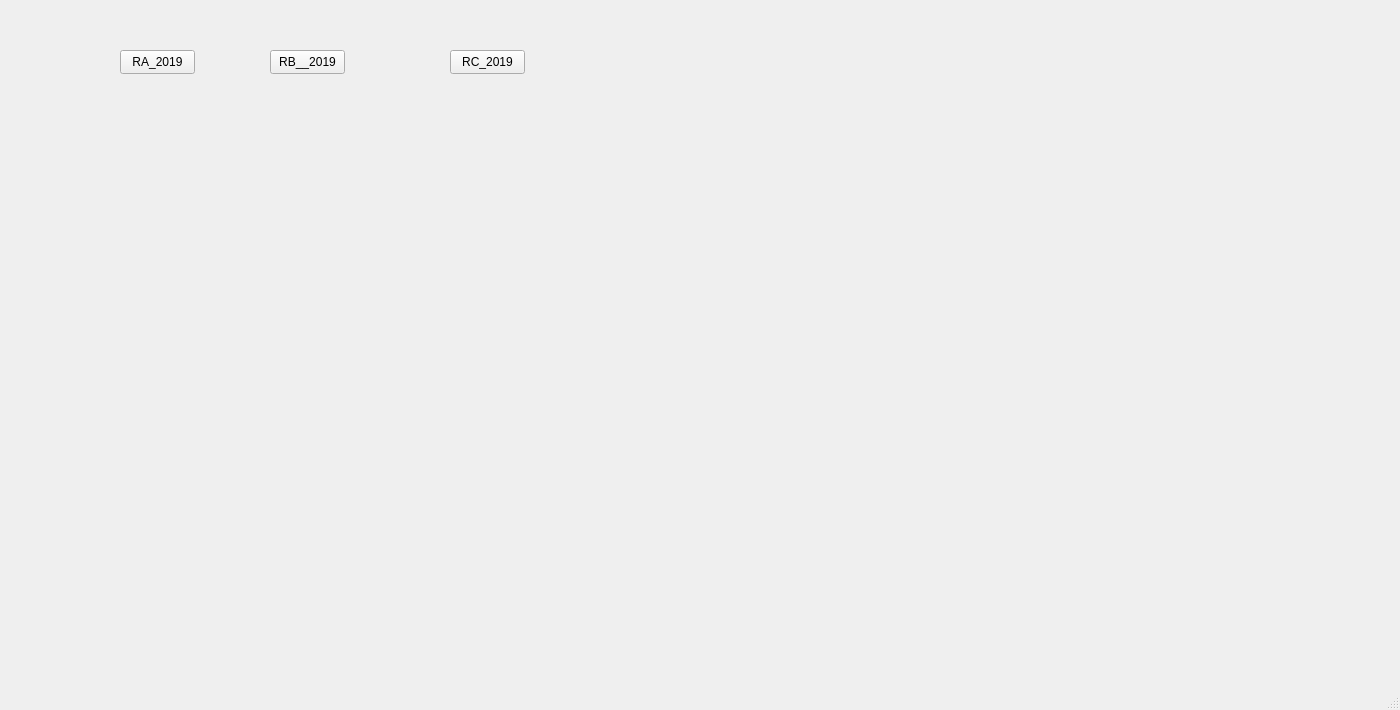
<?xml version="1.0" encoding="UTF-8"?>
<ui version="4.0">
 <class>MainWindow</class>
 <widget class="QMainWindow" name="MainWindow">
  <property name="geometry">
   <rect>
    <x>0</x>
    <y>0</y>
    <width>1400</width>
    <height>710</height>
   </rect>
  </property>
  <property name="windowTitle">
   <string>MainWindow</string>
  </property>
  <widget class="QWidget" name="centralwidget">
   <widget class="QPushButton" name="pushButton">
    <property name="geometry">
     <rect>
      <x>120</x>
      <y>50</y>
      <width>75</width>
      <height>24</height>
     </rect>
    </property>
    <property name="text">
     <string>RA_2019</string>
    </property>
   </widget>
   <widget class="QPushButton" name="pushButton_2">
    <property name="geometry">
     <rect>
      <x>270</x>
      <y>50</y>
      <width>75</width>
      <height>24</height>
     </rect>
    </property>
    <property name="text">
     <string>RB__2019</string>
    </property>
   </widget>
   <widget class="QPushButton" name="pushButton_3">
    <property name="geometry">
     <rect>
      <x>450</x>
      <y>50</y>
      <width>75</width>
      <height>24</height>
     </rect>
    </property>
    <property name="text">
     <string>RC_2019</string>
    </property>
   </widget>
   <widget class="QWidget" name="verticalLayoutWidget_2">
    <property name="geometry">
     <rect>
      <x>640</x>
      <y>10</y>
      <width>731</width>
      <height>651</height>
     </rect>
    </property>
    <layout class="QVBoxLayout" name="verticalLayout_2"/>
   </widget>
   <widget class="QLabel" name="label">
    <property name="geometry">
     <rect>
      <x>30</x>
      <y>100</y>
      <width>581</width>
      <height>521</height>
     </rect>
    </property>
    <property name="text">
     <string/>
    </property>
    <property name="pixmap">
     <pixmap resource="resources.qrc">:/images/images/RA.jpg</pixmap>
    </property>
    <property name="scaledContents">
     <bool>true</bool>
    </property>
   </widget>
  </widget>
  <widget class="QMenuBar" name="menubar">
   <property name="geometry">
    <rect>
     <x>0</x>
     <y>0</y>
     <width>1400</width>
     <height>21</height>
    </rect>
   </property>
  </widget>
  <widget class="QStatusBar" name="statusbar"/>
 </widget>
 <resources>
  <include location="resources.qrc"/>
 </resources>
 <connections/>
</ui>
